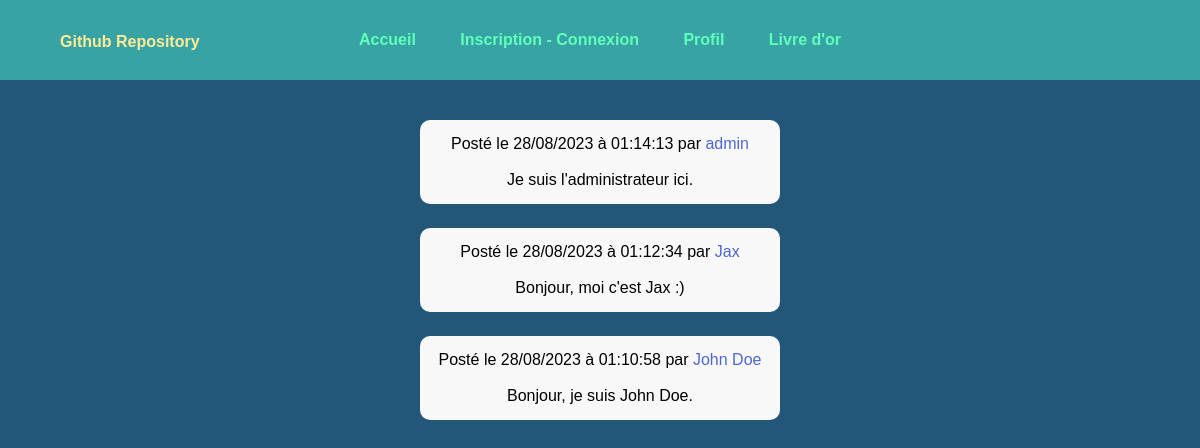
Screenshot of /php/livre-or.php with the database file from the repository.
### tables this page shows
CREATE TABLE IF NOT EXISTS `comments` (
  `id` int NOT NULL AUTO_INCREMENT,
  `comment` text NOT NULL,
  `username` varchar(255) NOT NULL,
  `date` datetime DEFAULT NULL,
  PRIMARY KEY (`id`)
);

### php/livre-or.php (the view, shortened to what this page needs)
<!DOCTYPE html>
<html lang="fr">
<head>
    <link rel="stylesheet" href="../css/livre-or.css">
</head>
<body>
    <?php include "../includes/header.php"; ?>
    <main>
        <section>
            <?php
            $pdo = new PDO ("mysql:host=localhost; dbname=livreor", "root", "");
            $sql = "SELECT * FROM comments ORDER BY date DESC";
            $result = $pdo->query ($sql);
            while ($row = $result->fetch (PDO::FETCH_ASSOC)) {
                $comment = $row ['comment'];
                $username = $row ['username'];
                $date = $row ['date'];
                $date = date ("d/m/Y à H:i:s", strtotime ($date));
                echo "<article>";
                echo "Posté le $date par ";
                if (empty ($username)) {
                    echo "utilisateur anonyme";
                } else {
                    echo "<p>$username</p>";
                }
                echo "<br>";
                echo "<br>";
                echo $comment;
                echo "</article>";
            }
            ?>
        </section>
    </main>
</body>
</html>

### includes/header.php (shortened to what this page needs)
<header>
    <p><a href="https://github.com/christopher-cornet/livre-or" target="_blank" class="github">Github Repository</a></p>
    <nav>
        <ol>
            <li><a href="../index.php">Accueil</a></li>
            <li><a href="signin-login.php">Inscription - Connexion</a></li>
            <li><a href="profile.php">Profil</a></li>
            <li><a href="livre-or.php">Livre d'or</a></li>
        </ol>
    </nav>
</header>

### css/livre-or.css (style rules this page uses)
* { margin: 0; padding: 0; box-sizing: border-box; text-decoration: none; font-family: Arial, Helvetica, sans-serif; }
body { background-color: #22577a; }
header { background-color: #38A3A5; height: 10vh; display: flex; justify-content: center; align-items: center; }
nav ol li { display: inline; padding-left: 20px; padding-right: 20px; }
a { color: #60ffba; font-weight: bold; font-size: 16px; }
header p { position: absolute; left: 5vw; color: #ffea98; font-weight: 700; font-size: 20px; }
.github { color: #ffea98; }
section { margin-top: 5vh; }
section article { margin-left: auto; margin-right: auto; text-align: center; background-color: #f8f8f8; border-radius: 10px; padding: 15px; max-width: 30vw; margin-bottom: 3vh; }
article p { color: #4e67d3; display: inline; }

### rows the page displays
comments: date "28/08/2023 à 01:14:13", username "admin", comment "Je suis l'administrateur ici."
comments: date "28/08/2023 à 01:12:34", username "Jax", comment "Bonjour, moi c'est Jax :)"
comments: date "28/08/2023 à 01:10:58", username "John Doe", comment "Bonjour, je suis John Doe."
